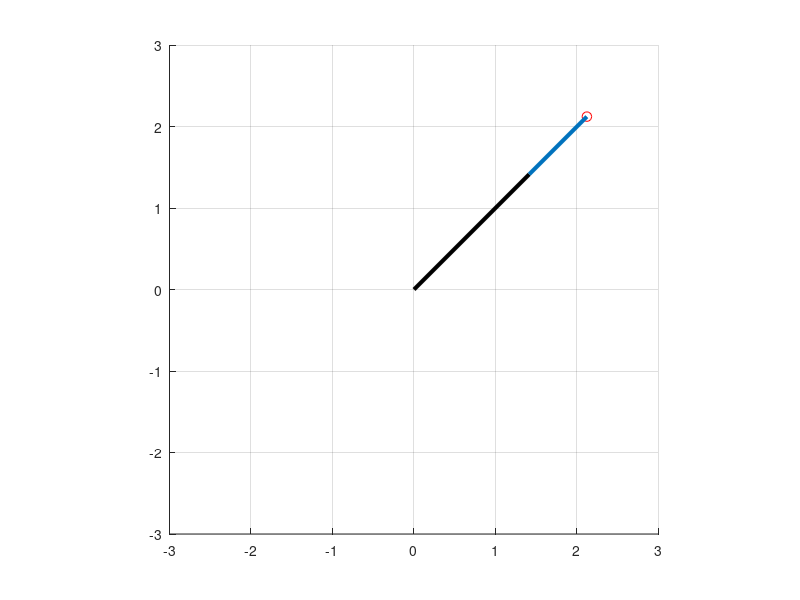

This chart was generated by the following MATLAB code:
clear all; close all; clc

l1 = 2;
l2 = 1;

dt = 0.1;     % time diff
t = dt:dt:10;   % time vector
% circle
px = 1.5*cos(t);    % required x position 
py = 1.5*sin(t);    % required y position
% plot(px,py)     % check path

% arm extention
px = linspace(1/sqrt(2), 3/sqrt(2), length(t));    % required x position 
py = linspace(1/sqrt(2), 3/sqrt(2), length(t));    % required y position

c2 = (px.^2 + py.^2 - l1^2 - l2^2)./(2*l1*l2) ;   % from inverse kinematics
s2 = sqrt(1-c2.^2);
theta2 = atan2(s2, c2);

k1 = l1+l2*c2;
k2 = l2*s2;

c1 = (k1.*px + k2.*py)./ (k1.^2+k2.^2) ;    % from inverse kinematics
s1 = (-k2.*px + k1.*py)./ (k1.^2+k2.^2) ;
theta1 = atan2(s1, c1);

% plot(l1*c1+l2*c2, l1*s1)
%% plot 
hFig = figure(1);
hAxes = axes(hFig);
hold on
xlim(hAxes,[-3 3]);
ylim(hAxes,[-3 3]);
grid on
axis equal
hMark = plot(nan,nan,'ro','MarkerSize',7);
hArm1 = line([nan,nan],[nan,nan],'LineWidth',3);
set(hArm1, 'color', 'k')
hArm2 = line([nan,nan],[nan,nan],'LineWidth',3);

l1_line_end = [l1.*c1; l1.*s1];
l2_line_end = [l2.*cos(theta1+theta2) ; l2.*sin(theta1+theta2)]+l1_line_end;

Grip = zeros(2,length(t));  % initiate grip position log vector
hold on
grid on

for k=1:length(t)
    
    Grip(1,k) = l2_line_end(1,k); % log grip position
    Grip(2,k) = l2_line_end(2,k);
    
    set(hArm1,'XData',[0, l1_line_end(1,k)],'YData',[0 , l1_line_end(2,k)]);
    set(hArm2,'XData',[l1_line_end(1,k), l2_line_end(1,k)],'YData',[l1_line_end(2,k) , l2_line_end(2,k)]);
    set(hMark,'XData',Grip(1,k),'YData',Grip(2,k));
    drawnow
    xlim(hAxes,[-3 3]);
    
end
     